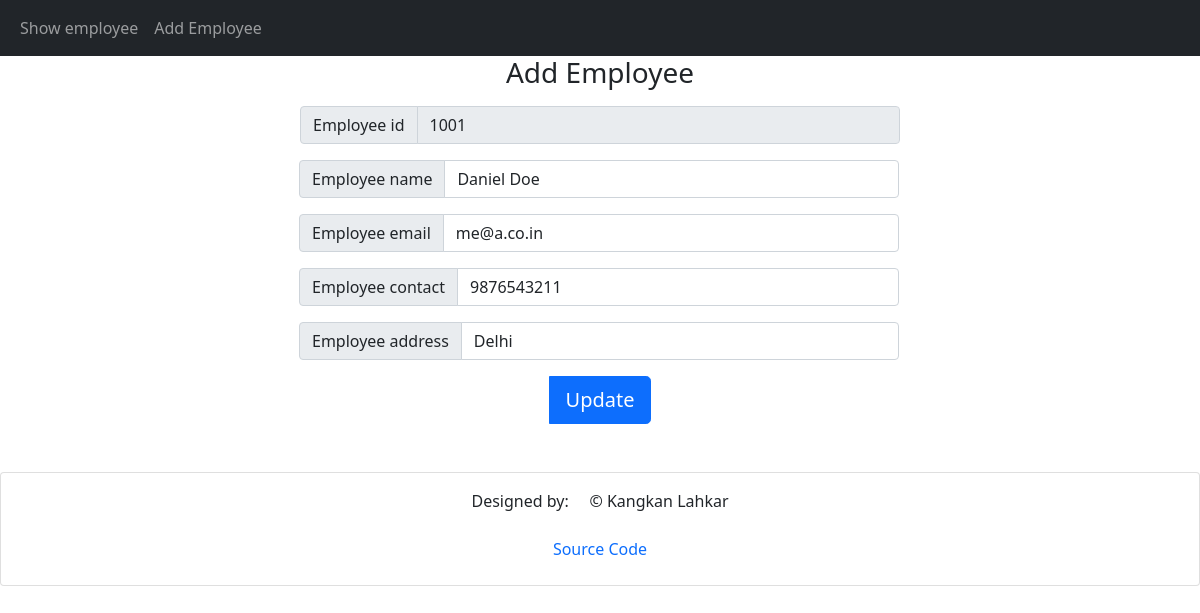
/emp/update/1001, run on the app's committed database.
### parking_app/models.py (models this page shows)
class Employee(models.Model):
    eid = models.AutoField(primary_key=True)
    ename = models.CharField(max_length=100)
    eemail = models.EmailField()
    econtact = models.IntegerField()
    eaddress = models.CharField(max_length=50, default="Delhi")
    class Meta:
        db_table = "employee"

### parking_app/views.py (the view, shortened to what this page needs)
# urls.py: path("emp/update/<str:id>", views.employee_update, name="Employee Update"),
def employee_update(request, id):
    emp =  Employee.objects.get(eid=id)
    message = ""
    created = ""
    context = {emp}
    return render(request, 'emp_update.html', {"emp":emp,"message":message,"created":created })

### templates/emp_update.html (shortened to what this page needs)
<!doctype html>
<html lang="en">
  <head>
        <link href="https://cdn.jsdelivr.net/npm/bootstrap@5.1.3/dist/css/bootstrap.min.css" rel="stylesheet">
        <link rel="stylesheet" href="https://cdn.jsdelivr.net/npm/bootstrap-icons@1.7.0/font/bootstrap-icons.css">
    </head>
    <body class="text-center">
        <nav class="navbar navbar-expand-lg navbar-dark bg-dark">
            <div class="container-fluid">
                <div class="collapse navbar-collapse" id="navbarSupportedContent">
                <ul class="navbar-nav me-auto mb-2 mb-lg-0">
                    <li class="nav-item">
                    <a class="nav-link" href="/emp/show">Show employee</a>
                    </li>
                    <li class="nav-item">
                    <a class="nav-link" aria-current="page" href="/emp/add">Add Employee</a>
                    </li>
                </ul>
                </div>
            </div>
        </nav>
        <form class="form-signup" method="POST" action="/emp/update/{{emp.eid}}">
            <h1 class="h3 mb-3 fw-normal">Add Employee</h1>
            <div class="input-group" style="width:50%;margin:auto">
                <div class="input-group my-10 mb-3">
                    <span class="input-group-text" id="basic-addon1">Employee id</span>
                    <input type="number" class="form-control" name = "employeeId"
                    value={{emp.eid}} aria-label="Employee_id" aria-describedby="basic-addon1" readonly>
                </div>
                <div class="input-group mb-3">
                    <span class="input-group-text" id="basic-addon2">Employee name</span>
                    <input type="text" class="form-control" name="name"
                    value="{{emp.ename}}" aria-label="Recipient's username" aria-describedby="basic-addon2">
                </div>
                <div class="input-group mb-3">
                    <span class="input-group-text">Employee email</span>
                    <input type="email" class="form-control" name="email" aria-label="Email"
                    value="{{emp.eemail}}">
                </div>
                <div class="input-group mb-3">
                    <span class="input-group-text">Employee contact</span>
                    <input type="text" class="form-control" name="contact" aria-label="Contact"
                    value="{{emp.econtact}}">
                </div>
                <div class="input-group mb-3">
                    <span class="input-group-text">Employee address</span>
                    <input type="text" class="form-control" name="address" aria-label="Address"
                    value="{{emp.eaddress}}">
                </div>
                <button class="btn btn-lg btn-primary" type="submit" style="margin:auto">Update</button>
            </form>
        <div>
            <div class="card mt-5">
                <div class="card-body">
                    <p>Designed by: &nbsp; &nbsp; &copy; Kangkan Lahkar</p>
                    <a class="nav-link" aria-current="page" href="https://github.com/kangkan1/parking">Source Code</a>
                </div>
            </div>
        </div>
    </body>
</html>

### data on the page
Employee: employeeId "1001", name "Daniel Doe", email "me@a.co.in", contact "9876543211", address "Delhi"
